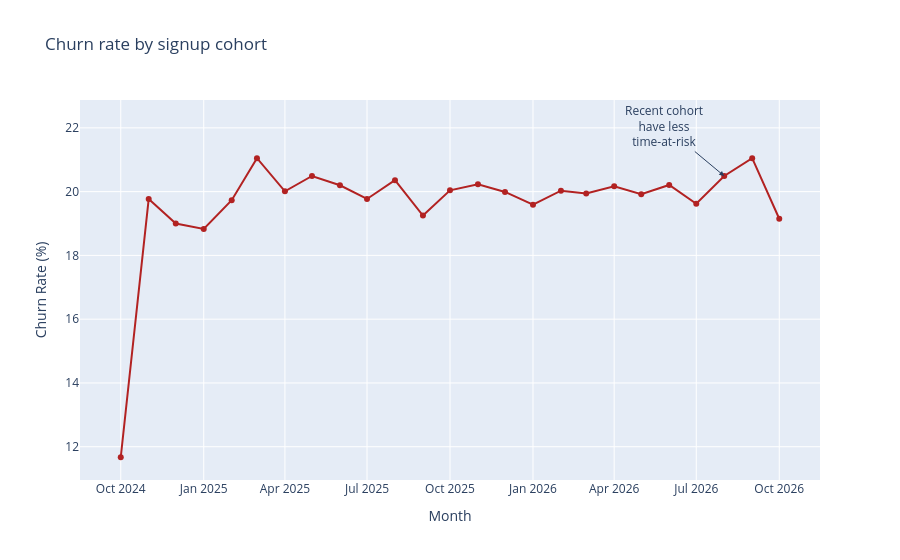

Source (notebook cell):
### Markdown cell above
## Panel 1: Cohort churn trend.
A line chart of churn_rate_pct by signup_cohort, using the cohort_churn data from Lesson 4.6. Markers on, line color firebrick (a dark red), with a callout annotation on the most recent three cohorts explaining the "less time-at-risk" effect. Title: "Churn rate by signup cohort."

### Code cell
# Make sure signup_cohort is treated as a string for plotting
cohort_churn['signup_cohort_str'] = cohort_churn['signup_cohort'].astype(str)

fig_cohort_churn = px.line(
    cohort_churn,
    x='signup_cohort_str',
    y='churn_rate_pct',
    title='Churn rate by signup cohort',
    labels= {
        'signup_cohort_str': 'Month',
        'churn_rate_pct': 'Churn Rate (%)'
    },
    color_discrete_sequence=['firebrick'],
    markers=True
)
fig_cohort_churn.update_layout(showlegend=False)

fig_cohort_churn.add_annotation(
    x=cohort_churn['signup_cohort_str'].iloc[-3],
    y=cohort_churn['churn_rate_pct'].iloc[-3],
    text='Recent cohort<br> have less <br>time-at-risk',
    showarrow=True,
    arrowhead=2,
    ax=-60,
    ay=-50
)
fig_cohort_churn.show()

### Figure 1 — Plotly figure (JSON) as saved in the notebook; plotly's stock layout.template omitted (floating-point values rounded to 4 significant figures)
{"data": [{"hovertemplate": "Month=%{x}<br>Churn Rate (%)=%{y}<extra></extra>", "legendgroup": "", "line": {"color": "firebrick", "dash": "solid"}, "marker": {"symbol": "circle"}, "mode": "lines+markers", "name": "", "orientation": "v", "showlegend": false, "type": "scatter", "x": ["2024-10", "2024-11", "2024-12", "2025-01", "2025-02", "2025-03", "2025-04", "2025-05", "2025-06", "2025-07", "2025-08", "2025-09", "2025-10", "2025-11", "2025-12", "2026-01", "2026-02", "2026-03", "2026-04", "2026-05", "2026-06", "2026-07", "2026-08", "2026-09", "2026-10"], "xaxis": "x", "y": [11.67, 19.77, 19.0, 18.83, 19.73, 21.05, 20.01, 20.49, 20.2, 19.77, 20.36, 19.25, 20.04, 20.23, 19.99, 19.59, 20.03, 19.94, 20.17, 19.92, 20.21, 19.62, 20.49, 21.05, 19.15], "yaxis": "y"}], "layout": {"annotations": [{"arrowhead": 2, "ax": -60, "ay": -50, "showarrow": true, "text": "Recent cohort<br> have less <br>time-at-risk", "x": "2026-08", "y": 20.49}], "legend": {"tracegroupgap": 0}, "showlegend": false, "title": {"text": "Churn rate by signup cohort"}, "xaxis": {"anchor": "y", "domain": [0, 1], "title": {"text": "Month"}}, "yaxis": {"anchor": "x", "domain": [0, 1], "title": {"text": "Churn Rate (%)"}}}}
